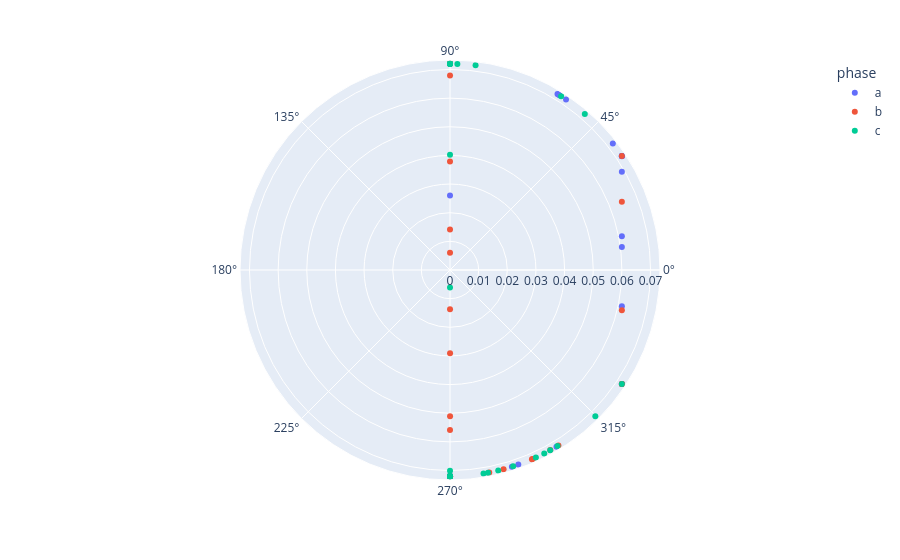

Notebook code cell kept with this figure:
### Markdown cell above
We can tell the solver which variable to control on the generators. 
Options include "PQ", "P", "Q", and "".

### Code cell
case = create_case(
    CASES_DIR / "csv" / "ieee123_30der", 
    ignore_schedule=True  # ignore the schedule and use the default values for the DERs and loads
    )
case.modify(control_variable="PQ", gen_mult = 6)
result = case.run_opf(objective="voltage_deviation", formulation="branchflow", solver="ipopt")
print(result.objective_value)
opf.plot_polar(result.p_gens, result.q_gens)

### Figure 1 — Plotly figure (JSON) as saved in the notebook; plotly's stock layout.template omitted (floating-point values rounded to 4 significant figures)
{"data": [{"customdata": [["1"], ["7"], ["13"], ["18"], ["21"], ["23"], ["28"], ["250"], ["35"], ["42"], ["47"], ["48"], ["49"], ["151"], ["54"], ["57"], ["60"], ["63"], ["65"], ["97"], ["76"], ["86"], ["91"], ["93"], ["99"], ["100"], ["101"], ["105"], ["108"], ["610"]], "hovertemplate": "phase=a<br>r=%{r}<br>th=%{theta}<br>name=%{customdata[0]}<extra></extra>", "legendgroup": "a", "marker": {"color": "#636efa", "symbol": "circle"}, "mode": "markers", "name": "a", "r": [0.072, 0.072, 0.07198, 0.072, 0.072, 0.072, 0.072, 0.06132, 0.07199, 0.06054, 0.07198, 0.07197, 0.06911, 0.06114, 0.072, 0.072, 0.072, 0.072, 0.072, 0.072, 0.072, 0.072, 0.072, 0.072, 0.072, 0.072, 0.072, 0.072, 0.026, 0.072], "showlegend": true, "subplot": "polar", "theta": [-90.0, -90.0, 33.54, -33.56, -58.93, -72.53, -70.66, -11.91, -33.55, 7.656, 33.53, 33.52, 29.76, 11.07, 58.59, 58.3, 55.77, 37.86, 33.56, -90.0, -90.0, -90.0, -90.0, -90.0, -90.0, -90.0, -90.0, -90.0, 90.0, 57.92], "type": "scatterpolar"}, {"customdata": [["1"], ["7"], ["13"], ["18"], ["21"], ["23"], ["28"], ["250"], ["35"], ["42"], ["47"], ["48"], ["49"], ["151"], ["54"], ["57"], ["60"], ["63"], ["65"], ["97"], ["76"], ["86"], ["91"], ["93"], ["99"], ["100"], ["101"], ["105"], ["108"], ["610"]], "hovertemplate": "phase=b<br>r=%{r}<br>th=%{theta}<br>name=%{customdata[0]}<extra></extra>", "legendgroup": "b", "marker": {"color": "#EF553B", "symbol": "circle"}, "mode": "markers", "name": "b", "r": [0.072, 0.072, 0.072, 0.072, 0.072, 0.072, 0.03788, 0.0137, 0.072, 0.006044, 0.07199, 0.07199, 0.072, 0.072, 0.072, 0.072, 0.072, 0.072, 0.06457, 0.06786, 0.05583, 0.01411, 0.07196, 0.07198, 0.02903, 0.05104, 0.072, 0.072, 0.072, 0.06163], "showlegend": true, "subplot": "polar", "theta": [-90.0, -90.0, -90.0, -90.0, -90.0, -90.0, 90.0, -89.97, -90.0, 89.93, 89.99, 89.99, 89.99, 89.99, -74.94, -58.29, 33.55, -33.56, 21.69, 89.99, -90.0, 89.99, -60.89, -33.55, -89.97, -89.98, -79.03, -66.59, -66.34, -13.19], "type": "scatterpolar"}, {"customdata": [["1"], ["7"], ["13"], ["18"], ["21"], ["23"], ["28"], ["250"], ["35"], ["42"], ["47"], ["48"], ["49"], ["151"], ["54"], ["57"], ["60"], ["63"], ["65"], ["97"], ["76"], ["86"], ["91"], ["93"], ["99"], ["100"], ["101"], ["105"], ["108"], ["610"]], "hovertemplate": "phase=c<br>r=%{r}<br>th=%{theta}<br>name=%{customdata[0]}<extra></extra>", "legendgroup": "c", "marker": {"color": "#00cc96", "symbol": "circle"}, "mode": "markers", "name": "c", "r": [0.072, 0.072, 0.072, 0.072, 0.072, 0.07199, 0.07199, 0.006087, 0.072, 0.072, 0.07004, 0.07195, 0.07196, 0.04022, 0.072, 0.072, 0.072, 0.072, 0.072, 0.072, 0.072, 0.072, 0.072, 0.072, 0.072, 0.072, 0.072, 0.072, 0.072, 0.072], "showlegend": true, "subplot": "polar", "theta": [-90.0, -90.0, -90.0, -90.0, -90.0, -90.0, 89.99, -89.98, -90.0, -90.0, -90.0, 90.0, 90.0, 89.99, 90.0, 90.0, 82.88, 57.41, 49.19, -33.56, -65.4, -72.16, -79.37, -80.65, -58.58, -62.81, -45.2, -60.93, -76.48, 87.95], "type": "scatterpolar"}], "layout": {"legend": {"title": {"text": "phase"}, "tracegroupgap": 0}, "margin": {"t": 60}, "polar": {"angularaxis": {"direction": "counterclockwise", "rotation": 0}, "domain": {"x": [0, 1], "y": [0, 1]}}}}
